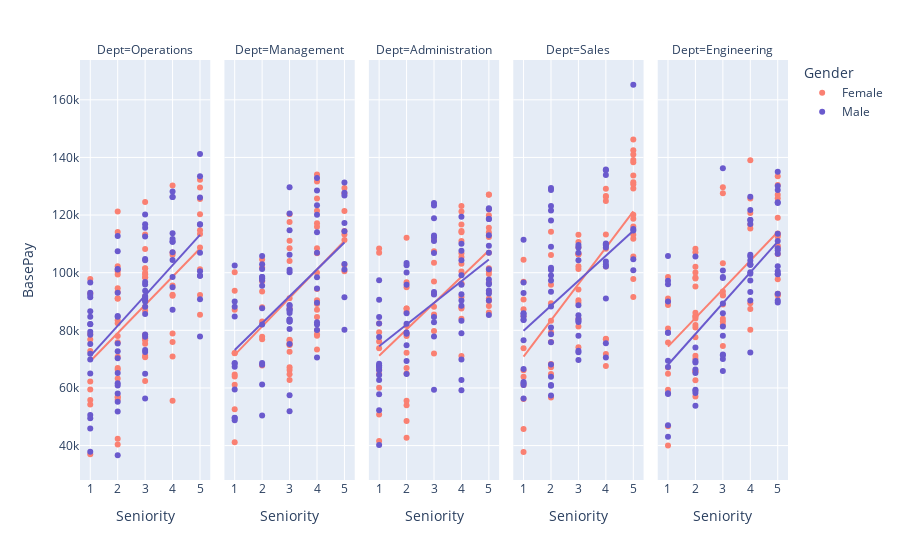

The notebook cell this image was saved under:
### Markdown cell above
Nos gráficos acima foi utilizado o dataset completo, antes da separação das profissões que são marjoritariamente ocupadas por um gênero, neles podemos observar que as **mulheres em média tem salário inferior aos homens em todos os níveis de senioridade e em todos os departamentos**.

### Code cell
px.scatter(other_data, x="Seniority", y="BasePay",trendline="ols" ,color="Gender", 
           facet_col="Dept", category_orders=category_orders,
           color_discrete_map=gender_colors)
